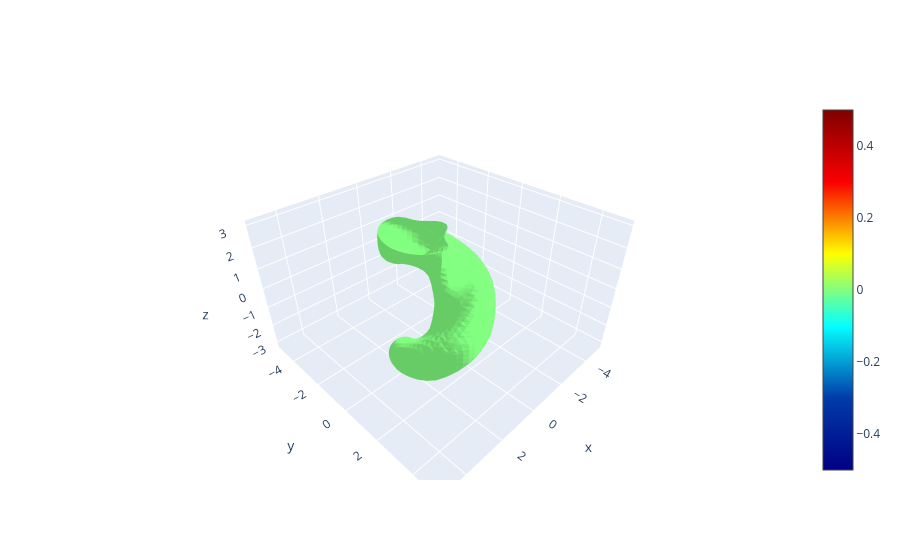

Notebook cell for this chart:
### Code cell
go.Figure(data=go.Isosurface(x=grid.states[:, :, -1, :, 0].ravel(),
                             y=grid.states[:, :, -1, :, 1].ravel(),
                             z=grid.states[:, :, -1, :, 3].ravel(),
                             value=target_values[:, :, -1, :].ravel(),
                             colorscale='jet',
                             isomin=0,
                             surface_count=1,
                             isomax=0))

### Figure 1 — Plotly figure (JSON) as saved in the notebook; plotly's stock layout.template omitted (floating-point values rounded to 4 significant figures; data arrays with more than 128 entries replaced by an {"elided": "..."} marker saying what was removed)
{"data": [{"colorscale": [[0, "rgb(0,0,131)"], [0.2, "rgb(0,60,170)"], [0.4, "rgb(5,255,255)"], [0.6, "rgb(255,255,0)"], [0.8, "rgb(250,0,0)"], [1, "rgb(128,0,0)"]], "isomax": 0, "isomin": 0, "surface": {"count": 1}, "type": "isosurface", "value": {"elided": "80000 float values"}, "x": {"elided": "80000 float values"}, "y": {"elided": "80000 float values"}, "z": {"elided": "80000 float values"}}], "layout": {}}
